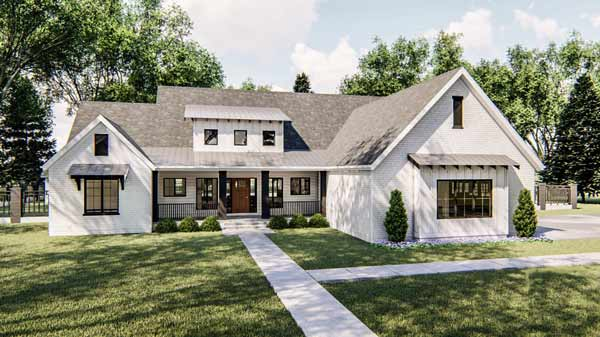
#> input picture images/house.jpg, 600 x 337 px
$ python transformations.py
#> lines starting #> are read from the running program, lines starting #| are printed output that depends on the picture
import cv2 as cv
import numpy as np

img = cv.imread('../images/house.jpg')
#> img is the input picture: shape (337, 600, 3); mean B, G, R 123.1, 140.3, 138.7
cv.imshow('house', img)

# translation
def translate(img, x, y):
#> called with x = -100, y = 100
	transMat = np.float32([[1,0,x],[0,1,y]])
	dimensions = (img.shape[1], img.shape[0])
#> dimensions = (600, 337)
	return cv.warpAffine(img, transMat, dimensions)
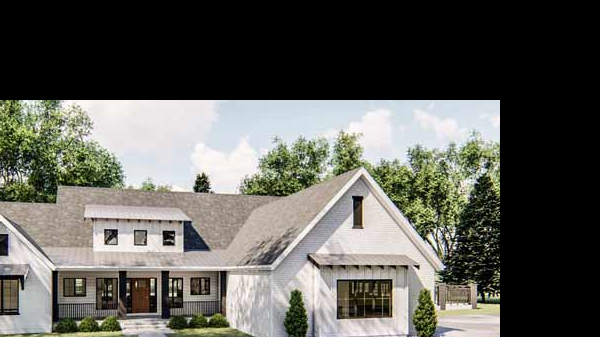
#> returned value: shape (337, 600, 3); mean of channels 0, 1, 2 86.8, 92.9, 93.1; drawn as B, G, R

# -x --> left
# x --> right
# -y --> up
# y --> down

# dich chuyen img
translated = translate(img, -100, 100)
# cv.imshow('translated', translated)


def rotate(img, angle, rotPoint=None):
	width, height = img.shape[:2]


	if rotPoint == None:
		rotPoint = (height/2, width/2)


	rotMat = cv.getRotationMatrix2D(rotPoint, angle, 1)
	dimensions = (height,width)

	return cv.warpAffine(img, rotMat, dimensions)

# rotation
# rotated = rotate(img, 90)
# cv.imshow('rotated', rotated)

# flipping: lật ảnh
flip = cv.flip(img, -1)
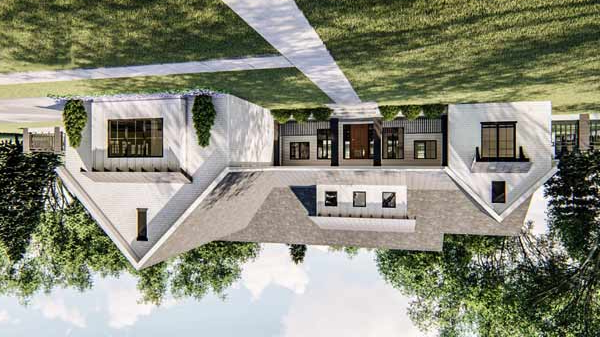
#> flip: shape (337, 600, 3); mean B, G, R 123.1, 140.3, 138.7
# cv.imshow('flipped', flip)


# Perspective Transformation: giống cắt ảnh từ 4 điểm
# thành ảnh mới với độ dài các cạnh là 4 điểm mới thứ
def perspective(img):
	rows,cols,ch = img.shape
#> rows = 337; cols = 600; ch = 3

	pts1 = np.float32([[56,65],[368,52],[28,387],[389,390]]) # 4 diem dau vao
	pts2 = np.float32([[0,0],[300,0],[0,300],[300,300]]) # 4 diem dau ra
	print(f'pst1: {pts1.shape}')
	M = cv.getPerspectiveTransform(pts1,pts2)

	return cv.warpPerspective(img,M,(300,300))
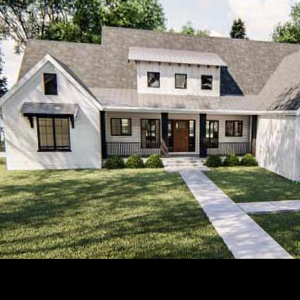
#> returned value: shape (300, 300, 3); mean of channels 0, 1, 2 105, 119, 119.6; drawn as B, G, R

perspectived = perspective(img)
cv.imshow('perspectived', perspectived)


cv.waitKey(0)

$ run again, with images/friend.jpg copied over images/house.jpg
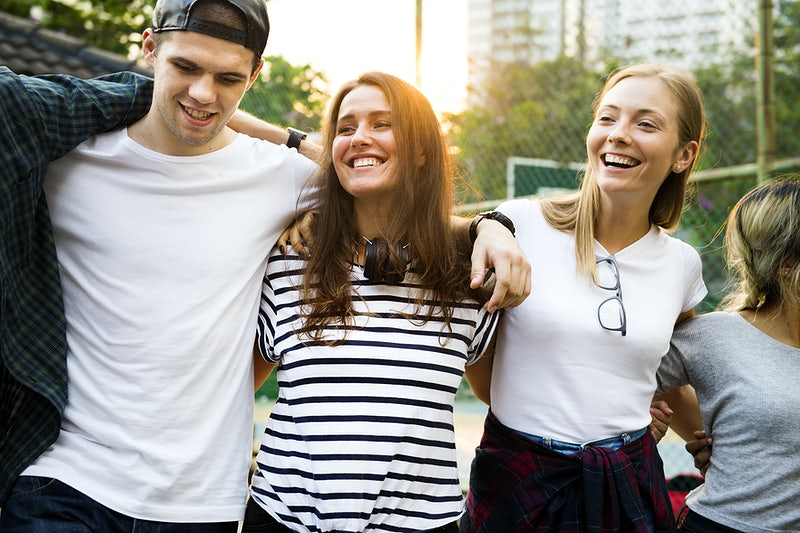
#> input picture images/friend.jpg, 800 x 533 px
#> img is the input picture: shape (533, 800, 3); mean B, G, R 137.3, 145.9, 148.8
#> `flip = cv.flip(img, -1)`:
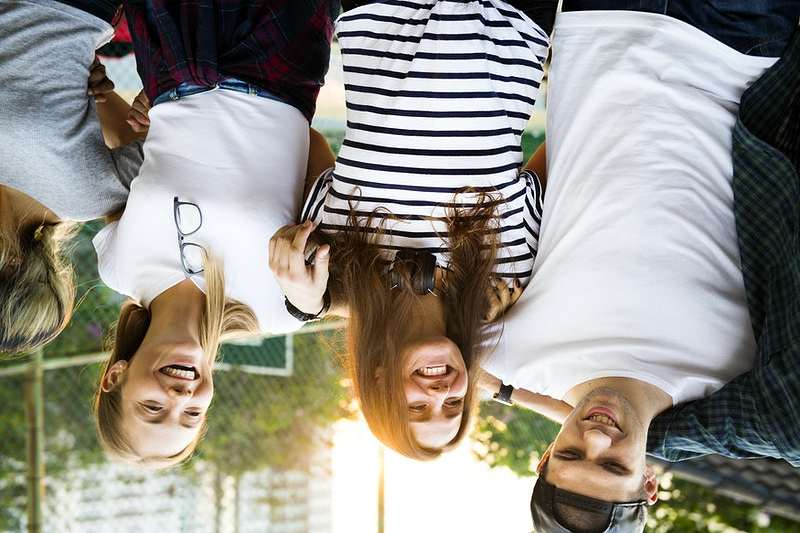
#> flip: shape (533, 800, 3); mean B, G, R 137.3, 145.9, 148.8
#> in perspective, `return cv.warpPerspective(img,M,(300,300))`:
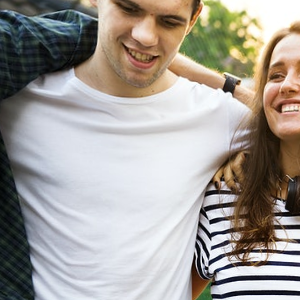
#> returned value: shape (300, 300, 3); mean of channels 0, 1, 2 152.4, 158.3, 163.6; drawn as B, G, R

$ run again, with images/group.jpg copied over images/house.jpg
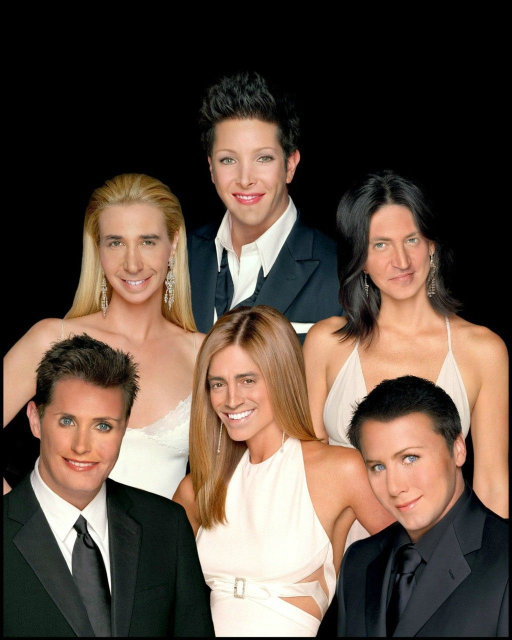
#> input picture images/group.jpg, 1024 x 1280 px (shown at 1/2 size)
#> img is the input picture: shape (1280, 1024, 3); mean B, G, R 65.1, 76.3, 91.9
#> `flip = cv.flip(img, -1)`:
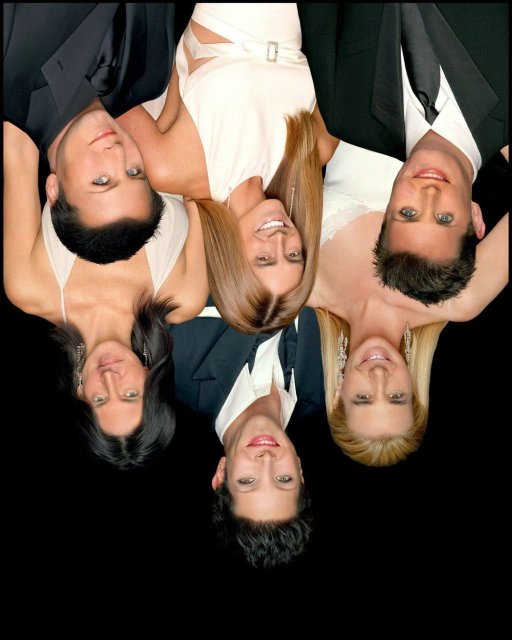
#> flip: shape (1280, 1024, 3) (shown at 1/2 size); mean B, G, R 65.1, 76.3, 91.9
#> in perspective, `return cv.warpPerspective(img,M,(300,300))`:
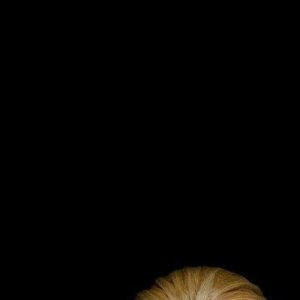
#> returned value: shape (300, 300, 3); mean of channels 0, 1, 2 1.4, 2.9, 3.8; drawn as B, G, R
